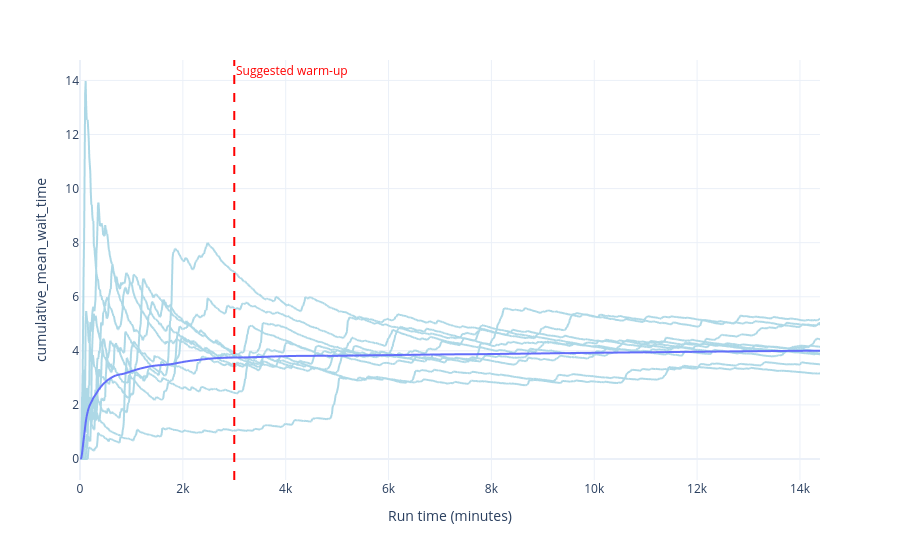

Notebook source saved alongside this figure:
### Code cell
plot_time_series(audit_results, "wait_time", 3000)

### Figure 1 — Plotly figure (JSON) as saved in the notebook; plotly's stock layout.template omitted (floating-point values rounded to 4 significant figures; data arrays with more than 128 entries replaced by an {"elided": "..."} marker saying what was removed)
{"data": [{"hovertemplate": "run=0<br>time=%{x}<br>wait_time=%{y}<extra></extra>", "legendgroup": "", "line": {"color": "lightblue", "dash": "solid"}, "marker": {"symbol": "circle"}, "mode": "lines", "name": "", "showlegend": false, "type": "scattergl", "x": {"elided": "1440 int values"}, "xaxis": "x", "y": {"elided": "1440 float values"}, "yaxis": "y"}, {"hovertemplate": "run=1<br>time=%{x}<br>wait_time=%{y}<extra></extra>", "legendgroup": "", "line": {"color": "lightblue", "dash": "solid"}, "marker": {"symbol": "circle"}, "mode": "lines", "name": "", "showlegend": false, "type": "scattergl", "x": {"elided": "1440 int values"}, "xaxis": "x", "y": {"elided": "1440 float values"}, "yaxis": "y"}, {"hovertemplate": "run=2<br>time=%{x}<br>wait_time=%{y}<extra></extra>", "legendgroup": "", "line": {"color": "lightblue", "dash": "solid"}, "marker": {"symbol": "circle"}, "mode": "lines", "name": "", "showlegend": false, "type": "scattergl", "x": {"elided": "1440 int values"}, "xaxis": "x", "y": {"elided": "1440 float values"}, "yaxis": "y"}, {"hovertemplate": "run=3<br>time=%{x}<br>wait_time=%{y}<extra></extra>", "legendgroup": "", "line": {"color": "lightblue", "dash": "solid"}, "marker": {"symbol": "circle"}, "mode": "lines", "name": "", "showlegend": false, "type": "scattergl", "x": {"elided": "1440 int values"}, "xaxis": "x", "y": {"elided": "1440 float values"}, "yaxis": "y"}, {"hovertemplate": "run=4<br>time=%{x}<br>wait_time=%{y}<extra></extra>", "legendgroup": "", "line": {"color": "lightblue", "dash": "solid"}, "marker": {"symbol": "circle"}, "mode": "lines", "name": "", "showlegend": false, "type": "scattergl", "x": {"elided": "1440 int values"}, "xaxis": "x", "y": {"elided": "1440 float values"}, "yaxis": "y"}, {"hovertemplate": "run=5<br>time=%{x}<br>wait_time=%{y}<extra></extra>", "legendgroup": "", "line": {"color": "lightblue", "dash": "solid"}, "marker": {"symbol": "circle"}, "mode": "lines", "name": "", "showlegend": false, "type": "scattergl", "x": {"elided": "1440 int values"}, "xaxis": "x", "y": {"elided": "1440 float values"}, "yaxis": "y"}, {"hovertemplate": "run=6<br>time=%{x}<br>wait_time=%{y}<extra></extra>", "legendgroup": "", "line": {"color": "lightblue", "dash": "solid"}, "marker": {"symbol": "circle"}, "mode": "lines", "name": "", "showlegend": false, "type": "scattergl", "x": {"elided": "1440 int values"}, "xaxis": "x", "y": {"elided": "1440 float values"}, "yaxis": "y"}, {"hovertemplate": "run=7<br>time=%{x}<br>wait_time=%{y}<extra></extra>", "legendgroup": "", "line": {"color": "lightblue", "dash": "solid"}, "marker": {"symbol": "circle"}, "mode": "lines", "name": "", "showlegend": false, "type": "scattergl", "x": {"elided": "1440 int values"}, "xaxis": "x", "y": {"elided": "1440 float values"}, "yaxis": "y"}, {"hovertemplate": "run=8<br>time=%{x}<br>wait_time=%{y}<extra></extra>", "legendgroup": "", "line": {"color": "lightblue", "dash": "solid"}, "marker": {"symbol": "circle"}, "mode": "lines", "name": "", "showlegend": false, "type": "scattergl", "x": {"elided": "1440 int values"}, "xaxis": "x", "y": {"elided": "1440 float values"}, "yaxis": "y"}, {"hovertemplate": "run=9<br>time=%{x}<br>wait_time=%{y}<extra></extra>", "legendgroup": "", "line": {"color": "lightblue", "dash": "solid"}, "marker": {"symbol": "circle"}, "mode": "lines", "name": "", "showlegend": false, "type": "scattergl", "x": {"elided": "1440 int values"}, "xaxis": "x", "y": {"elided": "1440 float values"}, "yaxis": "y"}, {"hovertemplate": "time=%{x}<br>overall_cumulative=%{y}<extra></extra>", "legendgroup": "", "line": {"color": "#636efa", "dash": "solid"}, "marker": {"symbol": "circle"}, "mode": "lines", "name": "", "showlegend": false, "type": "scattergl", "x": {"elided": "1440 int values"}, "xaxis": "x", "y": {"elided": "1440 float values"}, "yaxis": "y"}], "layout": {"annotations": [{"font": {"color": "red"}, "showarrow": false, "text": "Suggested warm-up", "x": 3000, "xanchor": "left", "xref": "x", "y": 1, "yanchor": "top", "yref": "y domain"}], "legend": {"tracegroupgap": 0}, "margin": {"t": 60}, "shapes": [{"line": {"color": "red", "dash": "dash"}, "type": "line", "x0": 3000, "x1": 3000, "xref": "x", "y0": 0, "y1": 1, "yref": "y domain"}], "xaxis": {"anchor": "y", "domain": [0.0, 1.0], "title": {"text": "Run time (minutes)"}}, "yaxis": {"anchor": "x", "domain": [0.0, 1.0], "title": {"text": "cumulative_mean_wait_time"}}}}
